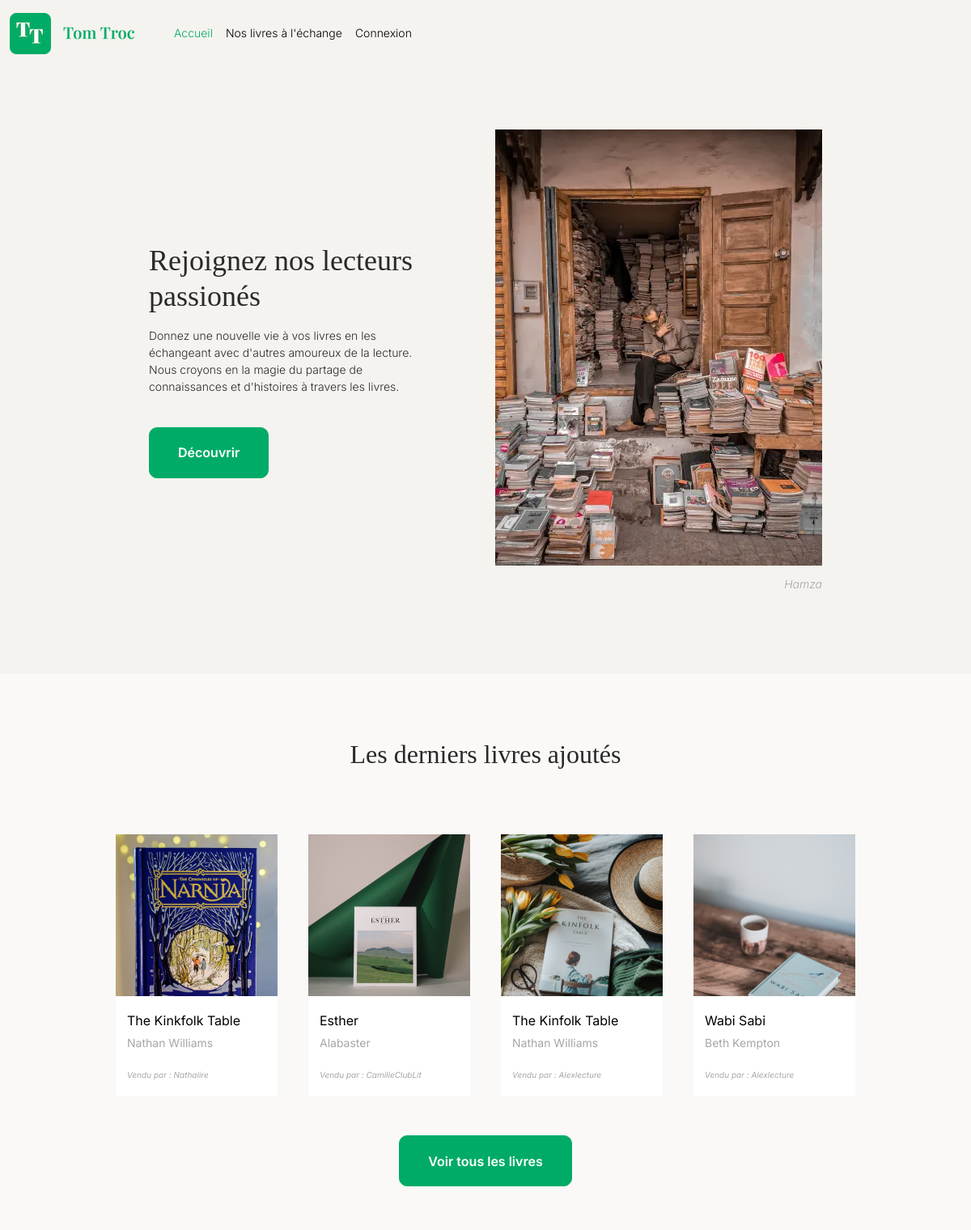
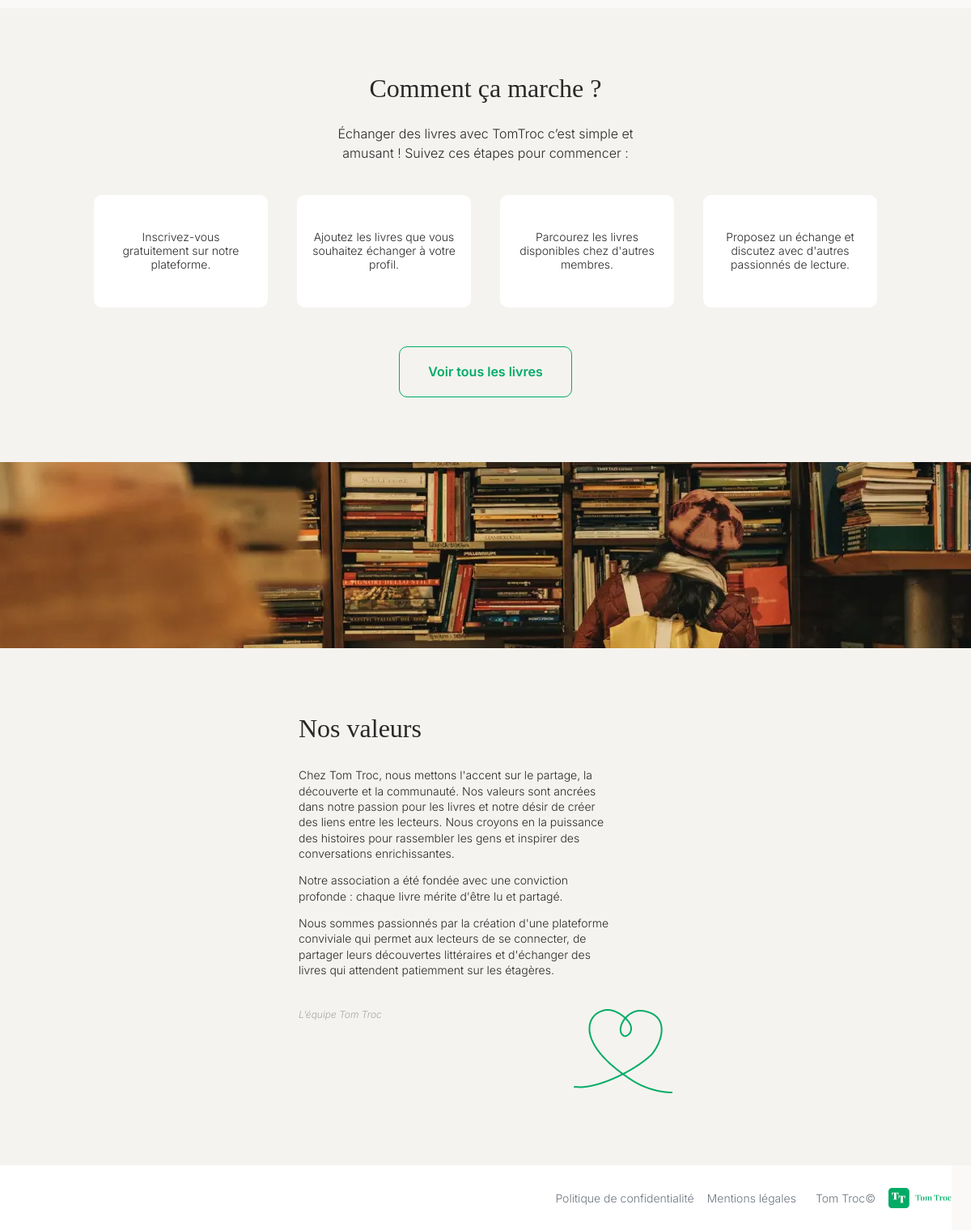
/accueil, run on the app's committed database (2 pictures, top to bottom).
### tables this page shows
CREATE TABLE IF NOT EXISTS `books` (
  `id` int NOT NULL AUTO_INCREMENT,
  `user_id` int NOT NULL,
  `titre` varchar(255) NOT NULL,
  `auteur` varchar(50) NOT NULL,
  `description` text NOT NULL,
  `image_url` varchar(255) NOT NULL,
  `disponibilite` tinyint(1) NOT NULL DEFAULT '1',
  `date_ajout` datetime NOT NULL DEFAULT CURRENT_TIMESTAMP,
  PRIMARY KEY (`id`),
  KEY `books_user` (`user_id`)
);

CREATE TABLE IF NOT EXISTS `users` (
  `id` int NOT NULL AUTO_INCREMENT,
  `email` varchar(50) NOT NULL,
  `password` varchar(255) NOT NULL,
  `pseudo` varchar(50) NOT NULL,
  `date_inscription` datetime NOT NULL DEFAULT CURRENT_TIMESTAMP,
  `miniature_profil_url` varchar(255) NOT NULL,
  PRIMARY KEY (`id`),
  UNIQUE KEY `email` (`email`),
  UNIQUE KEY `pseudo` (`pseudo`)
);

### app/Services/View.php (called while the page is built, shortened)
<?php
class View
{
    private string $title;
    public function __construct($title)
    {
        $this->title = $title;
    }
    public function renderView(string $viewName, array $params = []): void
    {
        $viewPath = $this->buildViewPath($viewName);
        if (file_exists($viewPath)) {
            $params['title'] = $this->title;
            $content = $this->_renderViewFromTemplate($viewPath, $params);
        } else {
            echo "La vue '{$viewName}.php' est introuvable.";
        }
    }
    private function _renderViewFromTemplate(string $viewPath, array $params = []): string
    {
        if (file_exists($viewPath)) {
            extract($params);
            require($viewPath);
            return ob_get_clean();
        } else {
            throw new Exception("La vue '$viewPath' est introuvable.");
        }
    }
    private function buildViewPath(string $viewName): string
    {
        return TEMPLATE_VIEW_PATH . $viewName . '.php';
    }
}

### app/Controllers/AbstractController.php (called while the page is built, shortened)
<?php
class AbstractController
{
    public function render(string $viewName, array $params = [], string $title = ""): void
    {
        $view = new View($title);
        $view->renderView($viewName, $params);
    }
}

### app/Controllers/AccueilController.php (called while the page is built, shortened)
<?php
class AccueilController extends AbstractController
{
    public function showAccueil(): void
    {
        $data = [];
        $bookManager = new BookManager();
        $data['books'] = $bookManager->getLastBook(4);
        $this->render("accueil", $data, "Rejoignez nos lecteurs passionés");
        return;
    }
}

### app/Router.php (called while the page is built, shortened)
<?php
class Router
{
    public function dispatch()
    {
        $action = rtrim(AbstractController::request('action', 'accueil'), '/');
        switch ($action) {
            case 'accueil':
                (new AccueilController())->showAccueil();
                break;
        }
    }
}

### index.php (called while the page is built, shortened)
<?php
require_once 'config/autoload.php';
require_once 'app/Router.php';
$router = new Router();
try {
    $router->dispatch();
} catch (Exception $e) {
    (new NotFoundController())->showNotFound();
}

### app/Models/Managers/BookManager.php (called while the page is built, shortened)
<?php
class BookManager extends AbstractManager
{
    protected function setTable(): void
    {
        $this->table = 'books';
    }
    protected function setEntityClass(): void
    {
        $this->entityClass = Book::class;
    }
    public function getLastBook(int $nombre_livre)
    {
        $stmt = $this->db->prepare("SELECT b.*, u.pseudo FROM {$this->table} AS b JOIN users AS u ON b.user_id = u.id ORDER BY date_ajout DESC LIMIT :nombre_livre");
        $stmt->bindValue(':nombre_livre', $nombre_livre, \PDO::PARAM_INT);
        $stmt->execute();
        $data = $stmt->fetchAll();
        $books = [];
        if ($data && $this->entityClass) {
            foreach ($data as $bookData) {
                $book = new $this->entityClass($bookData);
                $book->setUserPseudo($bookData['pseudo']);
                $books[] = $book;
            }
        }
        return $books;
    }
}

### config/autoload.php (called while the page is built, shortened)
<?php
spl_autoload_register(function (string $class): void {
    $baseDir = dirname(__DIR__) . '/';
    $classPath = str_replace(['\\', 'App'], ['/', 'app'], $class);
    $filepath = $baseDir . $classPath . '.php';
});

### app/Models/Managers/AbstractManager.php (called while the page is built, shortened)
<?php
abstract class AbstractManager
{
    public function __construct()
    {
        $this->db = DBConnect::getInstance()->getPDO();
    }
}

### app/Services/DBConnect.php (called while the page is built, shortened)
<?php
class DBConnect
{
    private static $instance;
    private $db;
    private function __construct()
    {
        try {
            $this->db = new PDO('mysql:host=' . DB_HOST . ';dbname=' . DB_NAME . ';charset=utf8', DB_USER, DB_PASS);
            $this->db->setAttribute(PDO::ATTR_ERRMODE, PDO::ERRMODE_EXCEPTION);
            $this->db->setAttribute(PDO::ATTR_DEFAULT_FETCH_MODE, PDO::FETCH_ASSOC);
        } catch (PDOException $e) {
            error_log("Erreur de connexion à la base de données : " . $e->getMessage());
            throw new Exception("Impossible de se connecter à la base de données.");
        }
    }
    public static function getInstance(): DBConnect
    {
        if (!self::$instance) {
            self::$instance = new DBConnect();
        }
        return self::$instance;
    }
    public function getPDO(): PDO
    {
        return $this->db;
    }
}

### app/Models/Entities/AbstractEntity.php (called while the page is built, shortened)
<?php
abstract class AbstractEntity
{
    protected int $id = -1;
    protected function hydrate(array $data): void
    {
        foreach ($data as $key => $value) {
            $method = 'set' . str_replace('_', '', ucwords($key, '_'));
        }
    }
    public function setId(int $id): void
    {
        $this->id = $id;
    }
    public function getId(): int
    {
        return $this->id;
    }
}

### app/Models/Entities/Book.php (called while the page is built, shortened)
<?php
class Book extends AbstractEntity
{
    private string $userPseudo;
    private string $titre;
    private string $auteur;
    private string $image_url;
    public function setUserPseudo(string $pseudo): void
    {
        $this->userPseudo = $pseudo;
    }
    public function getUserPseudo(): string
    {
        return $this->userPseudo;
    }
    public function setTitre(string $titre): void
    {
        $this->titre = $titre;
    }
    public function getTitre(): string
    {
        return $this->titre;
    }
    public function setAuteur(string $auteur): void
    {
        $this->auteur = $auteur;
    }
    public function getAuteur(): string
    {
        return $this->auteur;
    }
    public function setImageUrl(string $image_url): void
    {
        $this->image_url = $image_url;
    }
    public function getImageUrl(): string
    {
        return $this->image_url;
    }
}

### app/Views/components/bookCard.php (the view, shortened to what this page needs)
<?php if (isset($book)): ?>
    <a class="link-livre-card" href="/livre?book_id=<?= htmlspecialchars($book->getId(), ENT_QUOTES, 'UTF-8'); ?>">
        <div class="livre-card">
            <img class="livre-card__image" src="<?= BOOK_SMALL_COVER_PATH . htmlspecialchars($book->getImageUrl(), ENT_QUOTES, 'UTF-8'); ?>" alt="Couverture du livre" class="livre-miniature" />
            <div class="livre-card__container">
                <p class="livre-card__titre"><?= htmlspecialchars($book->getTitre(), ENT_QUOTES, 'UTF-8'); ?></p>
                <p class="livre-card__auteur"><?= htmlspecialchars($book->getAuteur(), ENT_QUOTES, 'UTF-8'); ?></p>
                <p class="livre-card__proprietaire">Vendu par : <?= htmlspecialchars($book->getUserPseudo(), ENT_QUOTES, 'UTF-8'); ?></p>
            </div>
        </div>
    </a>
<?php endif; ?>

### app/Views/templates/accueil.php (shortened to what this page needs)
<section class="accueil-section accueil-section__presentation">
    <div class="accueil-section accueil-section__presentation--gauche">
        <h1><?= htmlspecialchars($title, ENT_QUOTES, 'UTF-8') ?></h1>
        <p>Donnez une nouvelle vie à vos livres en les échangeant avec d'autres amoureux de la lecture. Nous croyons en la magie du partage de connaissances et d'histoires à travers les livres.</p>
        <a href="/connexion" class="btn btn-primary accueil-btn">Découvrir</a>
    </div>
    <div class="accueil-section accueil-section__presentation--droite">
        <img src="/src/images/accueil-top-desktop.webp" alt="shop de lecture ruelle">
        <p>Hamza</p>
    </div>
</section>
<section class="accueil-section accueil-section__livres">
    <h2>Les derniers livres ajoutés</h2>
    <div class="accueil-section__livres--card-container">
        <?php if (!empty($books)): ?>
            <?php foreach ($books as $book): ?>
                <?php include 'app/Views/components/bookCard.php'; ?>
            <?php endforeach ?>
        <?php endif; ?>
    </div>
    <a href="/nos-livres" class="btn btn-primary accueil-btn">Voir tous les livres</a>
</section>
<section class="accueil-section accueil-section__fonctionnement">
    <h2>Comment ça marche ?</h2>
    <p class="accueil-section__fonctionnement--texte">Échanger des livres avec TomTroc c’est simple et amusant ! Suivez ces étapes pour commencer :</p>
    <div class="accueil-section__fonctionnement--container">
        <div class="accueil-section__fonctionnement--card">
            <p>Inscrivez-vous gratuitement sur
                notre plateforme.</p>
        </div>
        <div class="accueil-section__fonctionnement--card">
            <p>Ajoutez les livres que vous souhaitez échanger à votre profil.</p>
        </div>
        <div class="accueil-section__fonctionnement--card">
            <p>Parcourez les livres disponibles chez d'autres membres.</p>
        </div>
        <div class="accueil-section__fonctionnement--card">
            <p>Proposez un échange et discutez avec d'autres passionnés de lecture.</p>
        </div>
    </div>
    <a href="/nos-livres" class="btn btn-secondary accueil-btn">Voir tous les livres</a>
    <img src="/src/images/accueil-bottom-desktop.webp" alt="femme dans une bibliothèque" class="accueil-section__fonctionnement--image">
</section>
<section class="accueil-section accueil-section__valeurs">
    <div class="section-valeur-container">
        <h2>Nos valeurs</h2>
        <div class="section-valeur-container__texte">
            <p>Chez Tom Troc, nous mettons l'accent sur le partage, la découverte et la communauté. Nos valeurs sont ancrées dans notre passion pour les livres et notre désir de créer des liens entre les lecteurs. Nous croyons en la puissance des histoires pour rassembler les gens et inspirer des conversations enrichissantes.</p>
            <p>Notre association a été fondée avec une conviction profonde : chaque livre mérite d'être lu et partagé.</p>
            <p>Nous sommes passionnés par la création d'une plateforme conviviale qui permet aux lecteurs de se connecter, de partager leurs découvertes littéraires et d'échanger des livres qui attendent patiemment sur les étagères.</p>
        </div>
        <div class="section-valeur-container__signature">
            <p>L’équipe Tom Troc</p>
            <img src="/src/images/signature-coeur.png" alt="signature coeur" class="">
        </div>
    </div>
</section>

### src/css/style.css (style rules this page uses)
body { background-color: #faf9f7 !important; font-family: "Inter" !important; font-size: 14px !important; font-weight: 400 !important; color: #292929 !important; font-weight: 300 !important; }
h1 { font-family: "Playfair Display" !important; font-size: 36px !important; font-weight: 400 !important; margin: 0 !important; }
h2 { font-family: "Playfair Display" !important; font-size: 32px !important; font-weight: 400 !important; margin: 0 !important; }
a { color: black !important; }
P { margin: 0px !important; }
section { padding: 0 !important; margin: 0 !important; }
.btn-primary { background-color: #00ab67 !important; border-radius: 10px !important; border-color: #00ab67 !important; color: white !important; height: 63px !important; font-weight: 600 !important; align-content: center; padding-left: 35px !important; padding-right: 35px !important; }
.btn-secondary { background-color: #f5f3ef !important; border-radius: 10px !important; border-color: #00ab67 !important; color: #00ab67 !important; height: 63px !important; font-weight: 600 !important; align-content: center; padding-left: 35px !important; padding-right: 35px !important; }
a.link-livre-card { text-decoration: none !important; color: inherit !important; transition: transform 0.3s ease, box-shadow 0.3s ease; display: inline-block; }
.livre-card { width: 200px !important; height: 324px !important; background-color: white !important; }
.livre-card__image { width: 100%; height: auto; }
.livre-card__container { padding: 18px 14px 0 14px !important; }
.livre-card__titre { color: black !important; font-size: 16px; font-weight: 400; white-space: nowrap; overflow: hidden; text-overflow: ellipsis; max-width: 100%; }
.livre-card__auteur { color: #a6a6a6 !important; padding-top: 5px; font-size: 14px; font-weight: 400; white-space: nowrap; overflow: hidden; text-overflow: ellipsis; max-width: 100%; }
.livre-card__proprietaire { color: #a6a6a6 !important; padding-top: 22px; font-size: 10px; font-style: italic; font-weight: 400; white-space: nowrap; overflow: hidden; text-overflow: ellipsis; max-width: 100%; }
.accueil-btn { margin-top: 24px; }
.accueil-section { display: flex; flex-direction: column; align-items: center; }
.accueil-section__presentation { flex-direction: row !important; justify-content: center !important; padding: 80px 0 101px 0 !important; gap: 100px !important; background-color: #f5f3ef !important; }
.accueil-section__presentation--gauche { flex-direction: column !important; align-items: flex-start !important; width: 328px !important; gap: 16px; }
.accueil-section__presentation--droite { flex-direction: column !important; align-items: flex-end !important; gap: 12px; color: #a6a6a6 !important; font-style: italic; }
.accueil-section__livres { padding: 80px 0 64px 0 !important; background-color: #faf9f7; }
.accueil-section__livres--card-container { display: flex; gap: 38px; margin: 80px 0 24px 0; }
.accueil-section__fonctionnement { padding: 80px 0 0 0 !important; background-color: #f5f3ef !important; }
.accueil-section__fonctionnement--texte { text-align: center; margin-top: 24px !important; width: 397px; font-size: 16px; }
.accueil-section__fonctionnement--container { display: flex; gap: 36px; }
.accueil-section__fonctionnement--card { background-color: #ffffff !important; width: 215px; height: 139px; margin-top: 40px; margin-bottom: 24px; padding: 44px 17px; text-align: center; line-height: 16.94px; border-radius: 10px; }
.accueil-section__fonctionnement--image { width: 100%; height: 230px; display: block; object-fit: cover; margin-top: 80px; }
.accueil-section__valeurs { padding: 80px 0 89px 0 !important; background-color: #f5f3ef !important; }
.section-valeur-container { width: 462px; }
.section-valeur-container__texte { display: flex; flex-direction: column; gap: 14px; font-size: 14px; line-height: 19.36px; padding-right: 70px; margin: 29px 0 39px 0; }
.section-valeur-container__signature { display: flex; justify-content: space-between; font-size: 12px; line-height: 14.52px; font-style: italic; color: #a6a6a6 !important; }

### data on the page
books: image_url (picture), titre "The Kinkfolk Table", auteur "Nathan Williams", user.pseudo "Nathalire"
books: image_url (picture), titre "Esther", auteur "Alabaster", user.pseudo "CamilleClubLit"
books: image_url (picture), titre "The Kinfolk Table", auteur "Nathan Williams", user.pseudo "Alexlecture"
books: image_url (picture), titre "Wabi Sabi", auteur "Beth Kempton", user.pseudo "Alexlecture"

### other printed values
$title "Rejoignez nos lecteurs passionés"
